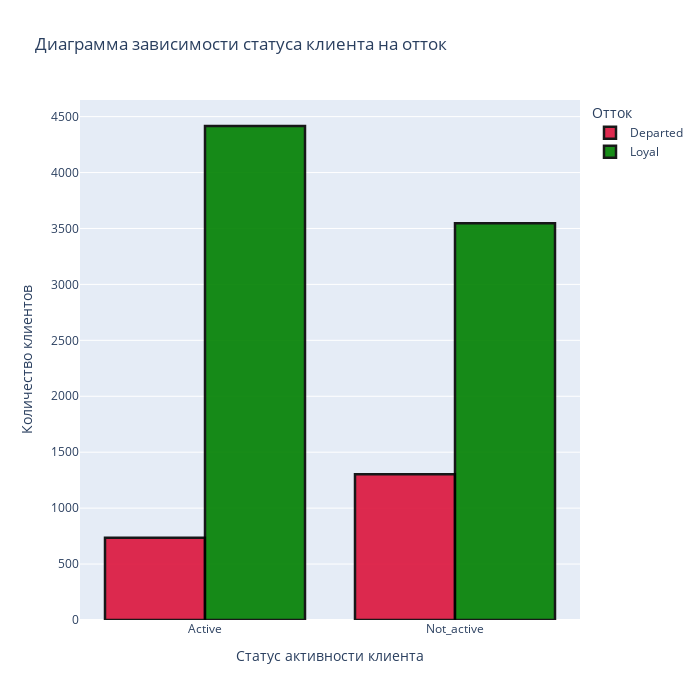

Notebook code cell kept with this figure:
### Markdown cell above
### **Задание 9.8.**
**Как влияет наличие статуса активного клиента на отток клиентов? Постройте диаграмму, иллюстрирующую это. Что бы вы предложили банку, чтобы уменьшить отток клиентов среди неактивных?**

### Code cell
fig = px.histogram(
    data_frame=churn_df,
    x='IsActiveMember',
    color='Exited',
    color_discrete_sequence=['crimson', 'Green'],
    barmode='group',
    title='Диаграмма зависимости статуса клиента на отток',
    height=700,
    width=700
)

fig.update_layout(
    legend_title_text='Отток',
    xaxis_title='Статус активности клиента',
    yaxis_title='Количество клиентов'
)

fig.update_traces(
    hovertemplate="Количество: %{y}", #Информация при наведении курсора на колонку
    marker_line_color='black',   # Цвет линии колонки
    marker_line_width=2.5,       # Толщина линии колонки
    opacity=0.9            # Прозрачность колонки
)

### Figure 1 — Plotly figure (JSON) as saved in the notebook; plotly's stock layout.template omitted (floating-point values rounded to 4 significant figures; data arrays with more than 128 entries replaced by an {"elided": "..."} marker saying what was removed)
{"data": [{"alignmentgroup": "True", "bingroup": "x", "hovertemplate": "Количество: %{y}", "legendgroup": "Departed", "marker": {"color": "crimson", "line": {"color": "black", "width": 2.5}, "pattern": {"shape": ""}}, "name": "Departed", "offsetgroup": "Departed", "opacity": 0.9, "orientation": "v", "showlegend": true, "type": "histogram", "x": {"elided": "2037 str values"}, "xaxis": "x", "yaxis": "y"}, {"alignmentgroup": "True", "bingroup": "x", "hovertemplate": "Количество: %{y}", "legendgroup": "Loyal", "marker": {"color": "Green", "line": {"color": "black", "width": 2.5}, "pattern": {"shape": ""}}, "name": "Loyal", "offsetgroup": "Loyal", "opacity": 0.9, "orientation": "v", "showlegend": true, "type": "histogram", "x": {"elided": "7963 str values"}, "xaxis": "x", "yaxis": "y"}], "layout": {"barmode": "group", "height": 700, "legend": {"title": {"text": "Отток"}, "tracegroupgap": 0}, "title": {"text": "Диаграмма зависимости статуса клиента на отток"}, "width": 700, "xaxis": {"anchor": "y", "domain": [0, 1], "title": {"text": "Статус активности клиента"}}, "yaxis": {"anchor": "x", "domain": [0, 1], "title": {"text": "Количество клиентов"}}}}
